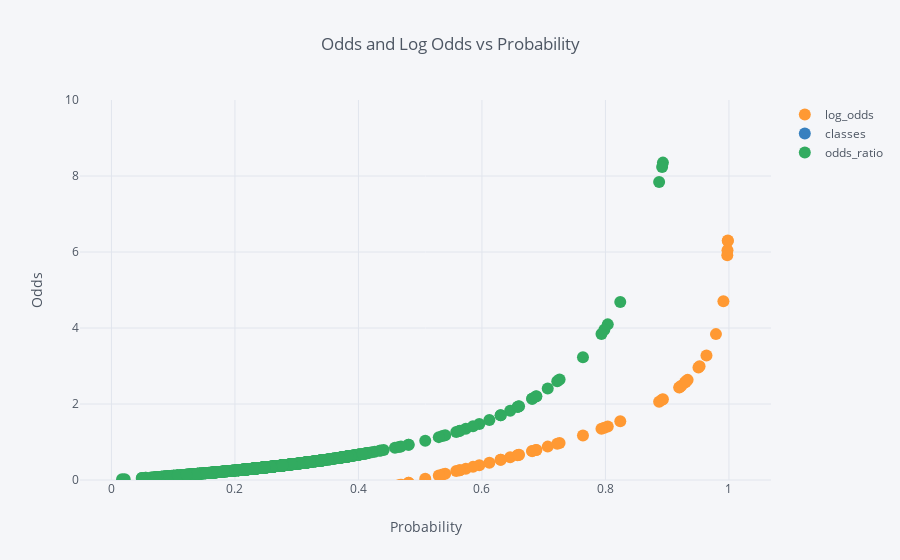

Notebook code cell kept with this figure:
### Code cell
yhat.sort_values('probability').sample(1000).iplot(x='probability', mode='markers',
                                                   yrange=(0, 10), xTitle='Probability', yTitle='Odds',
                                                   title="Odds and Log Odds vs Probability")

### Figure 1 — Plotly figure (JSON) as saved in the notebook; plotly's stock layout.template omitted (floating-point values rounded to 4 significant figures; data arrays with more than 128 entries replaced by an {"elided": "..."} marker saying what was removed)
{"data": [{"line": {"color": "rgba(255, 153, 51, 1.0)", "dash": "solid", "shape": "linear", "width": 1.3}, "marker": {"size": 12, "symbol": "circle"}, "mode": "markers", "name": "log_odds", "text": "", "type": "scatter", "uid": "99dbf772-5275-4399-9757-a9a4fdf15c3a", "x": {"elided": "1000 float values"}, "y": {"elided": "1000 float values"}}, {"line": {"color": "rgba(55, 128, 191, 1.0)", "dash": "solid", "shape": "linear", "width": 1.3}, "marker": {"size": 12, "symbol": "circle"}, "mode": "markers", "name": "classes", "text": "", "type": "scatter", "uid": "6febf775-1341-493c-aca3-a7b3b13986fb", "x": {"elided": "1000 float values"}, "y": {"elided": "1000 str values"}}, {"line": {"color": "rgba(50, 171, 96, 1.0)", "dash": "solid", "shape": "linear", "width": 1.3}, "marker": {"size": 12, "symbol": "circle"}, "mode": "markers", "name": "odds_ratio", "text": "", "type": "scatter", "uid": "bf7ffc5b-7391-418a-bbc7-90dceb42ef7b", "x": {"elided": "1000 float values"}, "y": {"elided": "1000 float values"}}], "layout": {"legend": {"bgcolor": "#F5F6F9", "font": {"color": "#4D5663"}}, "paper_bgcolor": "#F5F6F9", "plot_bgcolor": "#F5F6F9", "title": {"font": {"color": "#4D5663"}, "text": "Odds and Log Odds vs Probability"}, "xaxis": {"gridcolor": "#E1E5ED", "showgrid": true, "tickfont": {"color": "#4D5663"}, "title": {"font": {"color": "#4D5663"}, "text": "Probability"}, "zerolinecolor": "#E1E5ED"}, "yaxis": {"gridcolor": "#E1E5ED", "range": [0, 10], "showgrid": true, "tickfont": {"color": "#4D5663"}, "title": {"font": {"color": "#4D5663"}, "text": "Odds"}, "zerolinecolor": "#E1E5ED"}}}
